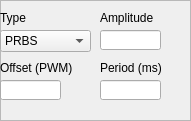
  <widget class="QFrame" name="frame">
   <property name="geometry">
    <rect>
     <x>10</x>
     <y>270</y>
     <width>191</width>
     <height>121</height>
    </rect>
   </property>
   <property name="frameShape">
    <enum>QFrame::StyledPanel</enum>
   </property>
   <property name="frameShadow">
    <enum>QFrame::Raised</enum>
   </property>
   <widget class="QLineEdit" name="amplitude">
    <property name="geometry">
     <rect>
      <x>100</x>
      <y>30</y>
      <width>61</width>
      <height>20</height>
     </rect>
    </property>
   </widget>
   <widget class="QLabel" name="amplitude_label">
    <property name="geometry">
     <rect>
      <x>100</x>
      <y>10</y>
      <width>91</width>
      <height>16</height>
     </rect>
    </property>
    <property name="text">
     <string>Amplitude</string>
    </property>
   </widget>
   <widget class="QLabel" name="tiemporeferencia_label">
    <property name="geometry">
     <rect>
      <x>100</x>
      <y>60</y>
      <width>91</width>
      <height>16</height>
     </rect>
    </property>
    <property name="text">
     <string>Period (ms)</string>
    </property>
   </widget>
   <widget class="QLineEdit" name="offset">
    <property name="geometry">
     <rect>
      <x>0</x>
      <y>80</y>
      <width>61</width>
      <height>20</height>
     </rect>
    </property>
   </widget>
   <widget class="QComboBox" name="tiposenal">
    <property name="geometry">
     <rect>
      <x>0</x>
      <y>30</y>
      <width>91</width>
      <height>22</height>
     </rect>
    </property>
    <item>
     <property name="text">
      <string>PRBS</string>
     </property>
    </item>
    <item>
     <property name="text">
      <string>Square wave</string>
     </property>
    </item>
    <item>
     <property name="text">
      <string>Sine wave</string>
     </property>
    </item>
    <item>
     <property name="text">
      <string>Triangle + dead zone</string>
     </property>
    </item>
    <item>
     <property name="text">
      <string>Impulse</string>
     </property>
    </item>
    <item>
     <property name="text">
      <string>Chirp</string>
     </property>
    </item>
    <item>
     <property name="text">
      <string>Exponential Decay</string>
     </property>
    </item>
    <item>
     <property name="text">
      <string>White noise</string>
     </property>
    </item>
   </widget>
   <widget class="QLabel" name="tiposenal_label">
    <property name="geometry">
     <rect>
      <x>0</x>
      <y>10</y>
      <width>111</width>
      <height>16</height>
     </rect>
    </property>
    <property name="text">
     <string>Type</string>
    </property>
   </widget>
   <widget class="QLineEdit" name="tiemporeferencia">
    <property name="geometry">
     <rect>
      <x>100</x>
      <y>80</y>
      <width>61</width>
      <height>20</height>
     </rect>
    </property>
   </widget>
   <widget class="QLabel" name="offset_label">
    <property name="geometry">
     <rect>
      <x>0</x>
      <y>60</y>
      <width>101</width>
      <height>16</height>
     </rect>
    </property>
    <property name="text">
     <string>Offset (PWM)</string>
    </property>
   </widget>
  </widget>
